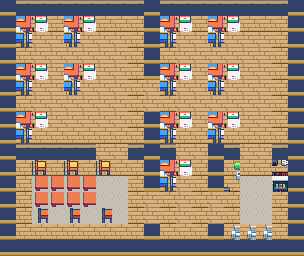

Tiled map render using the project's own tile images. Description and the whole map definition, tile-layer contents included, below:
An orthogonal 19x16 tile map with 16x16 px tiles, 4 tile layers (Chao, Paredes, Moveis-abaixo, Moveis-acima), 1 hidden layer not drawn.

<map version="1.10" tiledversion="1.10.2" orientation="orthogonal" renderorder="right-down" width="19" height="16" tilewidth="16" tileheight="16" infinite="0" nextlayerid="10" nextobjectid="45">
 <tileset firstgid="1" source="../tiles/office-16.tsx" />
 <layer id="1" name="Chao" width="19" height="16">
  <data encoding="csv">
1,1,1,1,1,1,1,1,1,1,1,1,1,1,1,1,1,1,1,
1,3,3,3,3,3,3,3,3,1,3,3,3,3,3,3,3,3,1,
1,3,1,1,1,1,1,1,3,1,3,1,1,1,1,1,1,3,1,
1,3,1,1,1,1,1,1,3,1,3,1,1,1,1,1,1,3,1,
1,3,1,1,1,1,1,1,3,1,3,1,1,1,1,1,1,3,1,
1,3,1,1,1,1,1,1,3,1,3,1,1,1,1,1,1,3,1,
1,3,1,1,1,1,1,1,3,1,3,1,1,1,1,1,1,3,1,
1,3,1,1,1,1,1,1,3,1,3,1,1,1,1,1,1,3,1,
1,3,3,3,3,3,3,3,3,1,3,3,3,3,3,3,3,3,1,
4,4,4,4,4,4,1,1,4,1,1,1,1,5,5,1,1,5,5,
4,3,3,3,3,3,3,3,3,1,3,3,3,5,3,3,3,3,5,
4,3,4,4,4,4,4,4,3,1,3,1,3,5,3,5,5,3,5,
4,3,4,4,4,4,4,4,3,1,3,1,3,1,3,5,5,3,5,
4,3,4,4,4,4,4,4,3,1,3,1,3,1,3,5,5,3,5,
4,3,3,3,3,3,3,3,3,1,3,3,3,5,3,3,3,3,5,
4,4,4,4,4,4,4,4,4,1,1,1,1,5,5,5,5,5,5
</data>
 </layer>
 <layer id="2" name="Paredes" width="19" height="16">
  <data encoding="csv">
7,6,6,6,6,6,6,6,6,7,6,6,6,6,6,6,6,6,7,
7,0,0,0,0,0,0,0,0,7,0,0,0,0,0,0,0,0,7,
7,0,0,0,0,0,0,0,0,7,0,0,0,0,0,0,0,0,7,
7,0,0,0,0,0,0,0,0,7,0,0,0,0,0,0,0,0,7,
7,0,0,0,0,0,0,0,0,7,0,0,0,0,0,0,0,0,7,
7,0,0,0,0,0,0,0,0,0,0,0,0,0,0,0,0,0,7,
7,0,0,0,0,0,0,0,0,0,0,0,0,0,0,0,0,0,7,
7,0,0,0,0,0,0,0,0,7,0,0,0,0,0,0,0,0,7,
7,0,0,0,0,0,0,0,0,7,0,0,0,0,0,0,0,0,7,
7,6,6,6,6,6,0,0,6,7,6,0,0,7,6,0,0,6,7,
7,0,0,0,0,0,0,0,0,7,0,0,0,7,0,0,0,0,7,
7,0,0,0,0,0,0,0,0,7,0,0,0,7,0,0,0,0,7,
7,0,0,0,0,0,0,0,0,0,0,0,0,0,0,0,0,0,7,
7,0,0,0,0,0,0,0,0,0,0,0,0,0,0,0,0,0,7,
7,0,0,0,0,0,0,0,0,7,0,0,0,7,0,0,0,0,7,
7,7,7,7,7,7,7,7,7,7,7,7,7,7,7,7,7,7,7
</data>
 </layer>
 <layer id="3" name="Moveis-abaixo" width="19" height="16">
  <data encoding="csv">
0,0,0,0,0,0,0,0,0,0,0,0,0,0,0,0,0,0,0,
0,14,15,0,14,15,0,0,0,0,14,15,0,14,15,0,0,0,0,
0,16,0,0,16,0,0,0,0,0,16,0,0,16,0,0,0,0,0,
0,0,0,0,0,0,0,0,0,0,0,0,0,0,0,0,0,0,0,
0,14,15,0,14,15,0,0,0,0,14,15,0,14,15,0,0,0,0,
0,16,0,0,16,0,0,0,0,0,16,0,0,16,0,0,0,0,0,
0,0,0,0,0,0,0,0,0,0,0,0,0,0,0,0,0,0,0,
0,14,15,0,0,0,0,0,0,0,14,15,0,14,15,0,0,0,0,
0,16,0,0,0,0,0,0,0,0,16,0,0,16,0,0,0,0,0,
0,0,0,0,0,0,0,0,0,0,0,0,0,0,0,0,0,0,0,
0,0,22,0,22,0,22,0,0,0,14,15,0,0,0,0,0,30,0,
0,0,20,20,20,20,0,0,0,0,16,0,0,0,26,0,0,29,0,
0,0,20,20,20,20,0,0,0,0,0,0,0,0,0,0,0,0,0,
0,0,21,0,21,0,21,0,0,0,0,0,0,0,0,0,0,0,0,
0,0,0,0,0,0,0,0,0,0,0,0,0,0,23,23,23,0,0,
0,0,0,0,0,0,0,0,0,0,0,0,0,0,0,0,0,0,0
</data>
 </layer>
 <layer id="4" name="Moveis-acima" width="19" height="16">
  <data encoding="csv">
0,0,0,0,0,0,0,0,0,0,0,0,0,0,0,0,0,0,0,
0,18,19,0,18,19,0,0,0,0,18,19,0,18,19,0,0,0,0,
0,0,0,0,0,0,0,0,0,0,0,0,0,0,0,0,0,0,0,
0,0,0,0,0,0,0,0,0,0,0,0,0,0,0,0,0,0,0,
0,18,19,0,18,19,0,0,0,0,18,19,0,18,19,0,0,0,0,
0,0,0,0,0,0,0,0,0,0,0,0,0,0,0,0,0,0,0,
0,0,0,0,0,0,0,0,0,0,0,0,0,0,0,0,0,0,0,
0,18,19,0,0,0,0,0,0,0,18,19,0,18,19,0,0,0,0,
0,0,0,0,0,0,0,0,0,0,0,0,0,0,0,0,0,0,0,
0,0,0,0,0,0,0,0,0,0,0,0,0,0,0,0,0,0,0,
0,0,0,0,0,0,0,0,0,0,18,19,0,0,25,0,0,0,0,
0,0,0,0,0,0,0,0,0,0,0,0,0,0,0,0,0,0,0,
0,0,0,0,0,0,0,0,0,0,0,0,0,0,0,0,0,0,0,
0,0,0,0,0,0,0,0,0,0,0,0,0,0,0,0,0,0,0,
0,0,0,0,0,0,0,0,0,0,0,0,0,0,0,0,0,0,0,
0,0,0,0,0,0,0,0,0,0,0,0,0,0,0,0,0,0,0
</data>
 </layer>
 <layer id="5" name="Colisao" width="19" height="16" visible="0" opacity="0">
  <data encoding="csv">
7,6,6,6,6,6,6,6,6,7,6,6,6,6,6,6,6,6,7,
7,1,1,0,1,1,0,0,0,7,1,1,0,1,1,0,0,0,7,
7,0,0,0,0,0,0,0,0,7,0,0,0,0,0,0,0,0,7,
7,0,0,0,0,0,0,0,0,7,0,0,0,0,0,0,0,0,7,
7,1,1,0,1,1,0,0,0,7,1,1,0,1,1,0,0,0,7,
7,0,0,0,0,0,0,0,0,0,0,0,0,0,0,0,0,0,7,
7,0,0,0,0,0,0,0,0,0,0,0,0,0,0,0,0,0,7,
7,1,1,0,0,0,0,0,0,7,1,1,0,1,1,0,0,0,7,
7,0,0,0,0,0,0,0,0,7,0,0,0,0,0,0,0,0,7,
7,6,6,6,6,6,0,0,6,7,6,0,0,7,6,0,0,6,7,
7,0,0,0,0,0,0,0,0,7,1,1,0,7,0,0,0,1,7,
7,0,20,20,20,20,0,0,0,7,0,0,0,7,1,0,0,1,7,
7,0,20,20,20,20,0,0,0,0,0,0,0,0,0,0,0,0,7,
7,0,0,0,0,0,0,0,0,0,0,0,0,0,0,0,0,0,7,
7,0,0,0,0,0,0,0,0,7,0,0,0,7,23,23,23,0,7,
7,7,7,7,7,7,7,7,7,7,7,7,7,7,7,7,7,7,7
</data>
 </layer>
</map>
